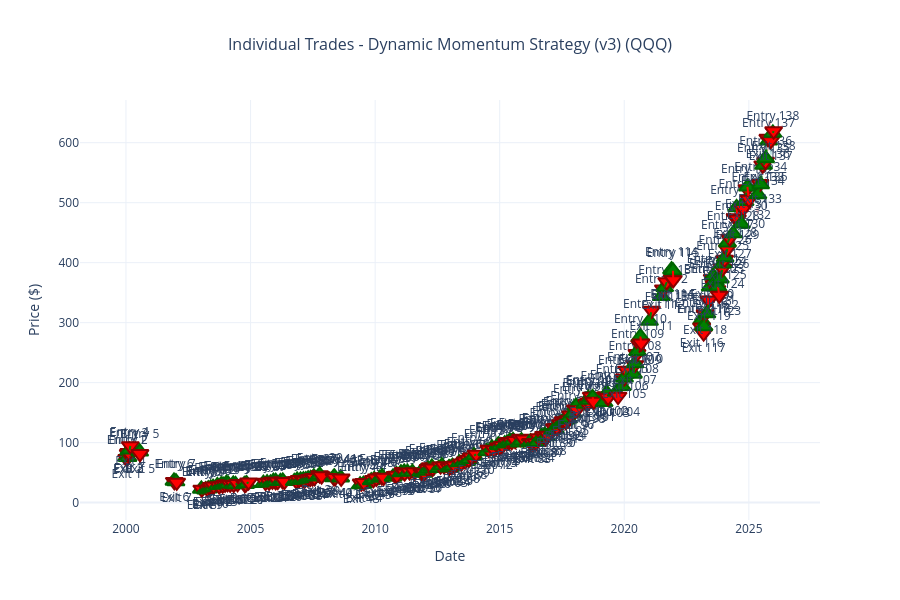

Write notebook code for a chart like this one.
### Code cell
# Detailed trade-by-trade performance chart (zoomed view of individual trades)
if len(results_dynamic['trades']) > 0:
    trades_df = results_dynamic['trades'].copy()
    
    # Create a figure showing each trade with entry/exit points
    fig = go.Figure()
    
    # For each trade, plot the price action around entry/exit
    for idx, trade in trades_df.iterrows():
        entry_date = pd.to_datetime(trade['entry_date'])
        exit_date = pd.to_datetime(trade['exit_date'])
        
        # Get price data for this trade period (extend 5 days before entry and after exit for context)
        trade_start = entry_date - pd.Timedelta(days=5)
        trade_end = exit_date + pd.Timedelta(days=5)
        
        trade_data = data_backtest[
            (data_backtest['date'] >= trade_start) & 
            (data_backtest['date'] <= trade_end)
        ].copy()
        
        if len(trade_data) > 0:
            price_col = results_dynamic['price_col']
            
            # Add candlestick for this trade period
            fig.add_trace(
                go.Candlestick(
                    x=trade_data['date'],
                    open=trade_data['open'],
                    high=trade_data['high'],
                    low=trade_data['low'],
                    close=trade_data[price_col],
                    name=f"Trade {idx+1}",
                    increasing_line_color='#26a69a',
                    decreasing_line_color='#ef5350',
                    showlegend=False,
                    opacity=0.3
                )
            )
            
            # Mark entry point
            fig.add_trace(
                go.Scatter(
                    x=[entry_date],
                    y=[trade['entry_price']],
                    mode='markers+text',
                    name=f"Entry {idx+1}",
                    marker=dict(
                        symbol='triangle-up',
                        size=15,
                        color='green',
                        line=dict(width=2, color='darkgreen')
                    ),
                    text=[f"Entry {idx+1}"],
                    textposition="top center",
                    showlegend=False,
                    hovertemplate=f'<b>Trade {idx+1} Entry</b><br>Date: %{{x}}<br>Price: $%{{y:.2f}}<br>PnL: {trade["pnl_pct"]:.2f}%<extra></extra>'
                )
            )
            
            # Mark exit point
            fig.add_trace(
                go.Scatter(
                    x=[exit_date],
                    y=[trade['exit_price']],
                    mode='markers+text',
                    name=f"Exit {idx+1}",
                    marker=dict(
                        symbol='triangle-down',
                        size=15,
                        color='red',
                        line=dict(width=2, color='darkred')
                    ),
                    text=[f"Exit {idx+1}"],
                    textposition="bottom center",
                    showlegend=False,
                    hovertemplate=f'<b>Trade {idx+1} Exit</b><br>Date: %{{x}}<br>Price: $%{{y:.2f}}<br>Reason: {trade["exit_reason"]}<br>PnL: {trade["pnl_pct"]:.2f}%<extra></extra>'
                )
            )
            
            # Draw line connecting entry to exit
            fig.add_trace(
                go.Scatter(
                    x=[entry_date, exit_date],
                    y=[trade['entry_price'], trade['exit_price']],
                    mode='lines',
                    name=f"Trade {idx+1}",
                    line=dict(
                        color='green' if trade['pnl'] > 0 else 'red',
                        width=2,
                        dash='dash'
                    ),
                    showlegend=False,
                    hovertemplate=f'<b>Trade {idx+1}</b><br>PnL: {trade["pnl_pct"]:.2f}%<br>Hold: {trade["hold_days"]} days<extra></extra>'
                )
            )
    
    # Update layout
    fig.update_layout(
        title=dict(
            text=f'Individual Trades - Dynamic Momentum Strategy (v3) ({ticker})',
            x=0.5,
            font=dict(size=16)
        ),
        xaxis_rangeslider_visible=False,
        height=600,
        template='plotly_white',
        hovermode='closest',
        showlegend=False
    )
    
    fig.update_xaxes(title_text="Date")
    fig.update_yaxes(title_text="Price ($)")
    
    fig.show()
    
    print(f"\n{'='*60}")
    print("TRADE-BY-TRADE CHART DISPLAYED")
    print(f"{'='*60}")
    print("This chart shows all trades overlaid. Use zoom to focus on specific trades.")
    print("Green lines = Profitable trades")
    print("Red lines = Losing trades")
    print(f"{'='*60}")
else:
    print("No trades available for detailed charting.")
